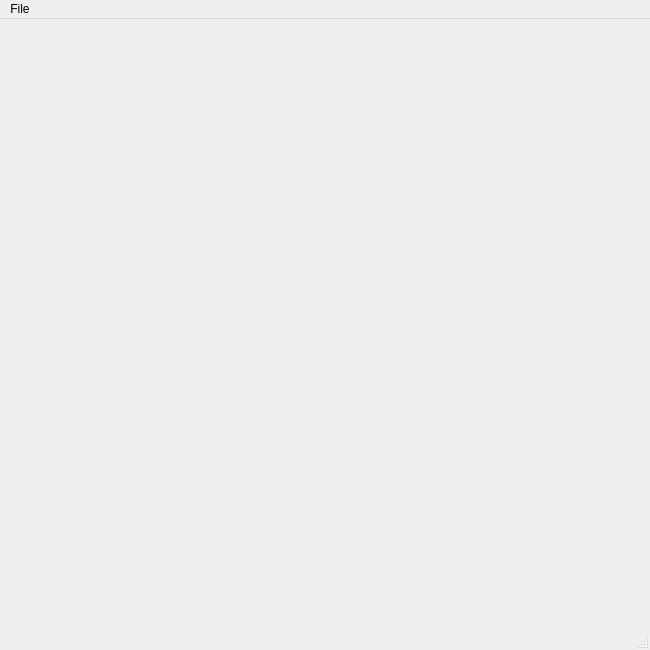
<?xml version="1.0" encoding="UTF-8"?>
<ui version="4.0">
 <class>mosme::MainWindow</class>
 <widget class="QMainWindow" name="mosme::MainWindow">
  <property name="geometry">
   <rect>
    <x>0</x>
    <y>0</y>
    <width>650</width>
    <height>650</height>
   </rect>
  </property>
  <property name="sizePolicy">
   <sizepolicy hsizetype="Fixed" vsizetype="Fixed">
    <horstretch>0</horstretch>
    <verstretch>0</verstretch>
   </sizepolicy>
  </property>
  <property name="minimumSize">
   <size>
    <width>650</width>
    <height>650</height>
   </size>
  </property>
  <property name="maximumSize">
   <size>
    <width>650</width>
    <height>650</height>
   </size>
  </property>
  <property name="baseSize">
   <size>
    <width>650</width>
    <height>650</height>
   </size>
  </property>
  <property name="windowTitle">
   <string>Mosme</string>
  </property>
  <widget class="QWidget" name="centralwidget">
   <property name="sizePolicy">
    <sizepolicy hsizetype="Preferred" vsizetype="Preferred">
     <horstretch>0</horstretch>
     <verstretch>0</verstretch>
    </sizepolicy>
   </property>
   <widget class="QStackedWidget" name="stackedWidget">
    <property name="geometry">
     <rect>
      <x>0</x>
      <y>0</y>
      <width>650</width>
      <height>630</height>
     </rect>
    </property>
    <property name="sizePolicy">
     <sizepolicy hsizetype="Maximum" vsizetype="Maximum">
      <horstretch>0</horstretch>
      <verstretch>0</verstretch>
     </sizepolicy>
    </property>
    <property name="minimumSize">
     <size>
      <width>70</width>
      <height>70</height>
     </size>
    </property>
    <property name="maximumSize">
     <size>
      <width>650</width>
      <height>16777215</height>
     </size>
    </property>
    <property name="currentIndex">
     <number>0</number>
    </property>
    <widget class="QWidget" name="page"/>
    <widget class="QWidget" name="page_2"/>
   </widget>
  </widget>
  <widget class="QMenuBar" name="menubar">
   <property name="geometry">
    <rect>
     <x>0</x>
     <y>0</y>
     <width>650</width>
     <height>21</height>
    </rect>
   </property>
   <widget class="QMenu" name="menuFile">
    <property name="title">
     <string>File</string>
    </property>
    <addaction name="actionEdit_connection"/>
    <addaction name="separator"/>
    <addaction name="actionExit"/>
   </widget>
   <addaction name="menuFile"/>
  </widget>
  <widget class="QStatusBar" name="statusbar"/>
  <action name="actionEdit_connection">
   <property name="text">
    <string>Edit connection</string>
   </property>
  </action>
  <action name="actionExit">
   <property name="text">
    <string>Exit</string>
   </property>
   <property name="shortcut">
    <string>Ctrl+Q</string>
   </property>
   <property name="shortcutContext">
    <enum>Qt::ApplicationShortcut</enum>
   </property>
  </action>
 </widget>
 <resources/>
 <connections/>
</ui>
